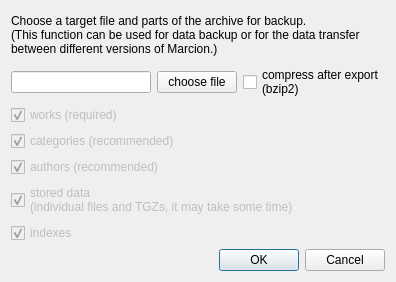
<?xml version="1.0" encoding="UTF-8"?>
<ui version="4.0">
 <class>MExportArchive</class>
 <widget class="QDialog" name="MExportArchive">
  <property name="geometry">
   <rect>
    <x>0</x>
    <y>0</y>
    <width>396</width>
    <height>282</height>
   </rect>
  </property>
  <property name="windowTitle">
   <string>export archive</string>
  </property>
  <property name="windowIcon">
   <iconset resource="resfile.qrc">
    <normaloff>:/new/icons/icons/books.png</normaloff>:/new/icons/icons/books.png</iconset>
  </property>
  <layout class="QVBoxLayout" name="verticalLayout">
   <item>
    <widget class="QLabel" name="lblText">
     <property name="text">
      <string>Choose a target file and parts of the archive for backup.
(This function can be used for data backup or for the data transfer between different versions of Marcion.)</string>
     </property>
     <property name="wordWrap">
      <bool>true</bool>
     </property>
    </widget>
   </item>
   <item>
    <layout class="QHBoxLayout" name="horizontalLayout">
     <item>
      <widget class="QLineEdit" name="txtFile"/>
     </item>
     <item>
      <widget class="QPushButton" name="btFile">
       <property name="text">
        <string>choose file</string>
       </property>
      </widget>
     </item>
     <item>
      <widget class="QCheckBox" name="cbCompress">
       <property name="text">
        <string>compress after export
(bzip2)</string>
       </property>
      </widget>
     </item>
    </layout>
   </item>
   <item>
    <widget class="QCheckBox" name="cbWork">
     <property name="enabled">
      <bool>false</bool>
     </property>
     <property name="text">
      <string>works (required)</string>
     </property>
     <property name="checkable">
      <bool>true</bool>
     </property>
     <property name="checked">
      <bool>true</bool>
     </property>
    </widget>
   </item>
   <item>
    <widget class="QCheckBox" name="cbCat">
     <property name="enabled">
      <bool>false</bool>
     </property>
     <property name="text">
      <string>categories (recommended)</string>
     </property>
     <property name="checked">
      <bool>true</bool>
     </property>
    </widget>
   </item>
   <item>
    <widget class="QCheckBox" name="cbAuth">
     <property name="enabled">
      <bool>false</bool>
     </property>
     <property name="text">
      <string>authors (recommended)</string>
     </property>
     <property name="checked">
      <bool>true</bool>
     </property>
    </widget>
   </item>
   <item>
    <widget class="QCheckBox" name="cbData">
     <property name="enabled">
      <bool>false</bool>
     </property>
     <property name="text">
      <string>stored data
(individual files and TGZs, it may take some time)</string>
     </property>
     <property name="checked">
      <bool>true</bool>
     </property>
    </widget>
   </item>
   <item>
    <widget class="QCheckBox" name="cbIndex">
     <property name="enabled">
      <bool>false</bool>
     </property>
     <property name="text">
      <string>indexes</string>
     </property>
     <property name="checked">
      <bool>true</bool>
     </property>
    </widget>
   </item>
   <item>
    <widget class="QDialogButtonBox" name="buttonBox">
     <property name="orientation">
      <enum>Qt::Horizontal</enum>
     </property>
     <property name="standardButtons">
      <set>QDialogButtonBox::Cancel|QDialogButtonBox::Ok</set>
     </property>
    </widget>
   </item>
  </layout>
 </widget>
 <tabstops>
  <tabstop>txtFile</tabstop>
  <tabstop>btFile</tabstop>
  <tabstop>cbCompress</tabstop>
  <tabstop>cbWork</tabstop>
  <tabstop>cbCat</tabstop>
  <tabstop>cbAuth</tabstop>
  <tabstop>cbData</tabstop>
  <tabstop>cbIndex</tabstop>
  <tabstop>buttonBox</tabstop>
 </tabstops>
 <resources>
  <include location="resfile.qrc"/>
 </resources>
 <connections>
  <connection>
   <sender>buttonBox</sender>
   <signal>accepted()</signal>
   <receiver>MExportArchive</receiver>
   <slot>accept()</slot>
   <hints>
    <hint type="sourcelabel">
     <x>248</x>
     <y>254</y>
    </hint>
    <hint type="destinationlabel">
     <x>157</x>
     <y>274</y>
    </hint>
   </hints>
  </connection>
  <connection>
   <sender>buttonBox</sender>
   <signal>rejected()</signal>
   <receiver>MExportArchive</receiver>
   <slot>reject()</slot>
   <hints>
    <hint type="sourcelabel">
     <x>316</x>
     <y>260</y>
    </hint>
    <hint type="destinationlabel">
     <x>286</x>
     <y>274</y>
    </hint>
   </hints>
  </connection>
 </connections>
</ui>
